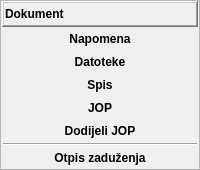
                    <widget class="QFrame" name="fraPregled">
                     <property name="sizePolicy">
                      <sizepolicy hsizetype="Preferred" vsizetype="Maximum">
                       <horstretch>0</horstretch>
                       <verstretch>0</verstretch>
                      </sizepolicy>
                     </property>
                     <property name="frameShape">
                      <enum>QFrame::StyledPanel</enum>
                     </property>
                     <property name="frameShadow">
                      <enum>QFrame::Raised</enum>
                     </property>
                     <layout class="QVBoxLayout" name="verticalLayout_11">
                      <property name="spacing">
                       <number>1</number>
                      </property>
                      <property name="leftMargin">
                       <number>1</number>
                      </property>
                      <property name="topMargin">
                       <number>0</number>
                      </property>
                      <property name="rightMargin">
                       <number>1</number>
                      </property>
                      <property name="bottomMargin">
                       <number>0</number>
                      </property>
                      <item>
                       <widget class="QFrame" name="fraDokumentButtons">
                        <property name="sizePolicy">
                         <sizepolicy hsizetype="Preferred" vsizetype="Maximum">
                          <horstretch>0</horstretch>
                          <verstretch>0</verstretch>
                         </sizepolicy>
                        </property>
                        <property name="frameShape">
                         <enum>QFrame::WinPanel</enum>
                        </property>
                        <property name="frameShadow">
                         <enum>QFrame::Raised</enum>
                        </property>
                        <layout class="QHBoxLayout" name="horizontalLayout_8">
                         <property name="spacing">
                          <number>1</number>
                         </property>
                         <property name="leftMargin">
                          <number>1</number>
                         </property>
                         <property name="topMargin">
                          <number>0</number>
                         </property>
                         <property name="rightMargin">
                          <number>1</number>
                         </property>
                         <property name="bottomMargin">
                          <number>0</number>
                         </property>
                         <item>
                          <widget class="QLabel" name="lblDokumentTitle">
                           <property name="font">
                            <font>
                             <weight>75</weight>
                             <bold>true</bold>
                            </font>
                           </property>
                           <property name="text">
                            <string>Dokument</string>
                           </property>
                          </widget>
                         </item>
                         <item>
                          <widget class="QPushButton" name="pushButton_4">
                           <property name="sizePolicy">
                            <sizepolicy hsizetype="Maximum" vsizetype="Fixed">
                             <horstretch>0</horstretch>
                             <verstretch>0</verstretch>
                            </sizepolicy>
                           </property>
                           <property name="text">
                            <string/>
                           </property>
                           <property name="icon">
                            <iconset resource="../../resources/DonatForm.qrc">
                             <normaloff>:/InDonat/Forms/images/ig_menuGreenUp.gif</normaloff>:/InDonat/Forms/images/ig_menuGreenUp.gif</iconset>
                           </property>
                           <property name="iconSize">
                            <size>
                             <width>16</width>
                             <height>24</height>
                            </size>
                           </property>
                           <property name="flat">
                            <bool>true</bool>
                           </property>
                          </widget>
                         </item>
                        </layout>
                       </widget>
                      </item>
                      <item>
                       <widget class="QFrame" name="fraTipKupcaButtons_3">
                        <property name="sizePolicy">
                         <sizepolicy hsizetype="Preferred" vsizetype="Maximum">
                          <horstretch>0</horstretch>
                          <verstretch>0</verstretch>
                         </sizepolicy>
                        </property>
                        <property name="frameShape">
                         <enum>QFrame::NoFrame</enum>
                        </property>
                        <property name="frameShadow">
                         <enum>QFrame::Raised</enum>
                        </property>
                        <layout class="QVBoxLayout" name="verticalLayout_12">
                         <property name="spacing">
                          <number>1</number>
                         </property>
                         <property name="leftMargin">
                          <number>1</number>
                         </property>
                         <property name="topMargin">
                          <number>0</number>
                         </property>
                         <property name="rightMargin">
                          <number>1</number>
                         </property>
                         <property name="bottomMargin">
                          <number>0</number>
                         </property>
                         <item>
                          <widget class="QPushButton" name="btn_Napomena">
                           <property name="font">
                            <font>
                             <weight>75</weight>
                             <bold>true</bold>
                            </font>
                           </property>
                           <property name="cursor">
                            <cursorShape>PointingHandCursor</cursorShape>
                           </property>
                           <property name="text">
                            <string>Napomena</string>
                           </property>
                           <property name="icon">
                            <iconset resource="../../resources/DonatForm.qrc">
                             <normaloff>:/InDonat/Forms/images/dll-icon.jpg</normaloff>:/InDonat/Forms/images/dll-icon.jpg</iconset>
                           </property>
                           <property name="flat">
                            <bool>true</bool>
                           </property>
                          </widget>
                         </item>
                         <item>
                          <widget class="QPushButton" name="btnDatoteka">
                           <property name="font">
                            <font>
                             <weight>75</weight>
                             <bold>true</bold>
                            </font>
                           </property>
                           <property name="cursor">
                            <cursorShape>PointingHandCursor</cursorShape>
                           </property>
                           <property name="text">
                            <string>Datoteke</string>
                           </property>
                           <property name="icon">
                            <iconset resource="../../resources/DonatForm.qrc">
                             <normaloff>:/InDonat/Forms/images/dll-icon.jpg</normaloff>:/InDonat/Forms/images/dll-icon.jpg</iconset>
                           </property>
                           <property name="flat">
                            <bool>true</bool>
                           </property>
                          </widget>
                         </item>
                         <item>
                          <widget class="QPushButton" name="btnSpis">
                           <property name="font">
                            <font>
                             <weight>75</weight>
                             <bold>true</bold>
                            </font>
                           </property>
                           <property name="cursor">
                            <cursorShape>PointingHandCursor</cursorShape>
                           </property>
                           <property name="text">
                            <string>Spis</string>
                           </property>
                           <property name="icon">
                            <iconset resource="../../resources/DonatForm.qrc">
                             <normaloff>:/InDonat/Forms/images/dll-icon.jpg</normaloff>:/InDonat/Forms/images/dll-icon.jpg</iconset>
                           </property>
                           <property name="flat">
                            <bool>true</bool>
                           </property>
                          </widget>
                         </item>
                         <item>
                          <widget class="QPushButton" name="btnJop">
                           <property name="font">
                            <font>
                             <weight>75</weight>
                             <bold>true</bold>
                            </font>
                           </property>
                           <property name="cursor">
                            <cursorShape>PointingHandCursor</cursorShape>
                           </property>
                           <property name="text">
                            <string>JOP</string>
                           </property>
                           <property name="icon">
                            <iconset resource="../../resources/DonatForm.qrc">
                             <normaloff>:/InDonat/Forms/images/dll-icon.jpg</normaloff>:/InDonat/Forms/images/dll-icon.jpg</iconset>
                           </property>
                           <property name="flat">
                            <bool>true</bool>
                           </property>
                          </widget>
                         </item>
                         <item>
                          <widget class="QPushButton" name="btnDodijeliJop">
                           <property name="font">
                            <font>
                             <weight>75</weight>
                             <bold>true</bold>
                            </font>
                           </property>
                           <property name="cursor">
                            <cursorShape>PointingHandCursor</cursorShape>
                           </property>
                           <property name="text">
                            <string>Dodijeli JOP</string>
                           </property>
                           <property name="icon">
                            <iconset resource="../../resources/DonatForm.qrc">
                             <normaloff>:/InDonat/Forms/images/dll-icon.jpg</normaloff>:/InDonat/Forms/images/dll-icon.jpg</iconset>
                           </property>
                           <property name="flat">
                            <bool>true</bool>
                           </property>
                          </widget>
                         </item>
                         <item>
                          <widget class="Line" name="line_5">
                           <property name="orientation">
                            <enum>Qt::Horizontal</enum>
                           </property>
                          </widget>
                         </item>
                         <item>
                          <widget class="QPushButton" name="btnOpisZaduzenja">
                           <property name="font">
                            <font>
                             <weight>75</weight>
                             <bold>true</bold>
                            </font>
                           </property>
                           <property name="cursor">
                            <cursorShape>PointingHandCursor</cursorShape>
                           </property>
                           <property name="text">
                            <string>Otpis zaduženja</string>
                           </property>
                           <property name="icon">
                            <iconset resource="../../resources/DonatForm.qrc">
                             <normaloff>:/InDonat/Forms/images/dll-icon.jpg</normaloff>:/InDonat/Forms/images/dll-icon.jpg</iconset>
                           </property>
                           <property name="flat">
                            <bool>true</bool>
                           </property>
                          </widget>
                         </item>
                        </layout>
                       </widget>
                      </item>
                     </layout>
                    </widget>
